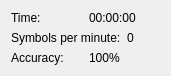
   <widget class="QWidget" name="layoutWidget">
    <property name="geometry">
     <rect>
      <x>0</x>
      <y>10</y>
      <width>171</width>
      <height>74</height>
     </rect>
    </property>
    <layout class="QGridLayout" name="gridLayout">
     <item row="0" column="0">
      <layout class="QHBoxLayout" name="horizontalLayout_6">
       <item>
        <widget class="QLabel" name="label_timer_2">
         <property name="text">
          <string>Time:</string>
         </property>
        </widget>
       </item>
       <item>
        <widget class="QLabel" name="label_timer">
         <property name="text">
          <string>00:00:00</string>
         </property>
        </widget>
       </item>
      </layout>
     </item>
     <item row="1" column="0">
      <layout class="QHBoxLayout" name="horizontalLayout_7">
       <item>
        <widget class="QLabel" name="label_symbols_2">
         <property name="text">
          <string>Symbols per minute:</string>
         </property>
        </widget>
       </item>
       <item>
        <widget class="QLabel" name="label_symbols">
         <property name="text">
          <string>0</string>
         </property>
        </widget>
       </item>
      </layout>
     </item>
     <item row="2" column="0">
      <layout class="QHBoxLayout" name="horizontalLayout_8">
       <item>
        <widget class="QLabel" name="label_accuracy_2">
         <property name="text">
          <string>Accuracy:</string>
         </property>
        </widget>
       </item>
       <item>
        <widget class="QLabel" name="label_accuracy">
         <property name="text">
          <string>100%</string>
         </property>
        </widget>
       </item>
      </layout>
     </item>
    </layout>
   </widget>
